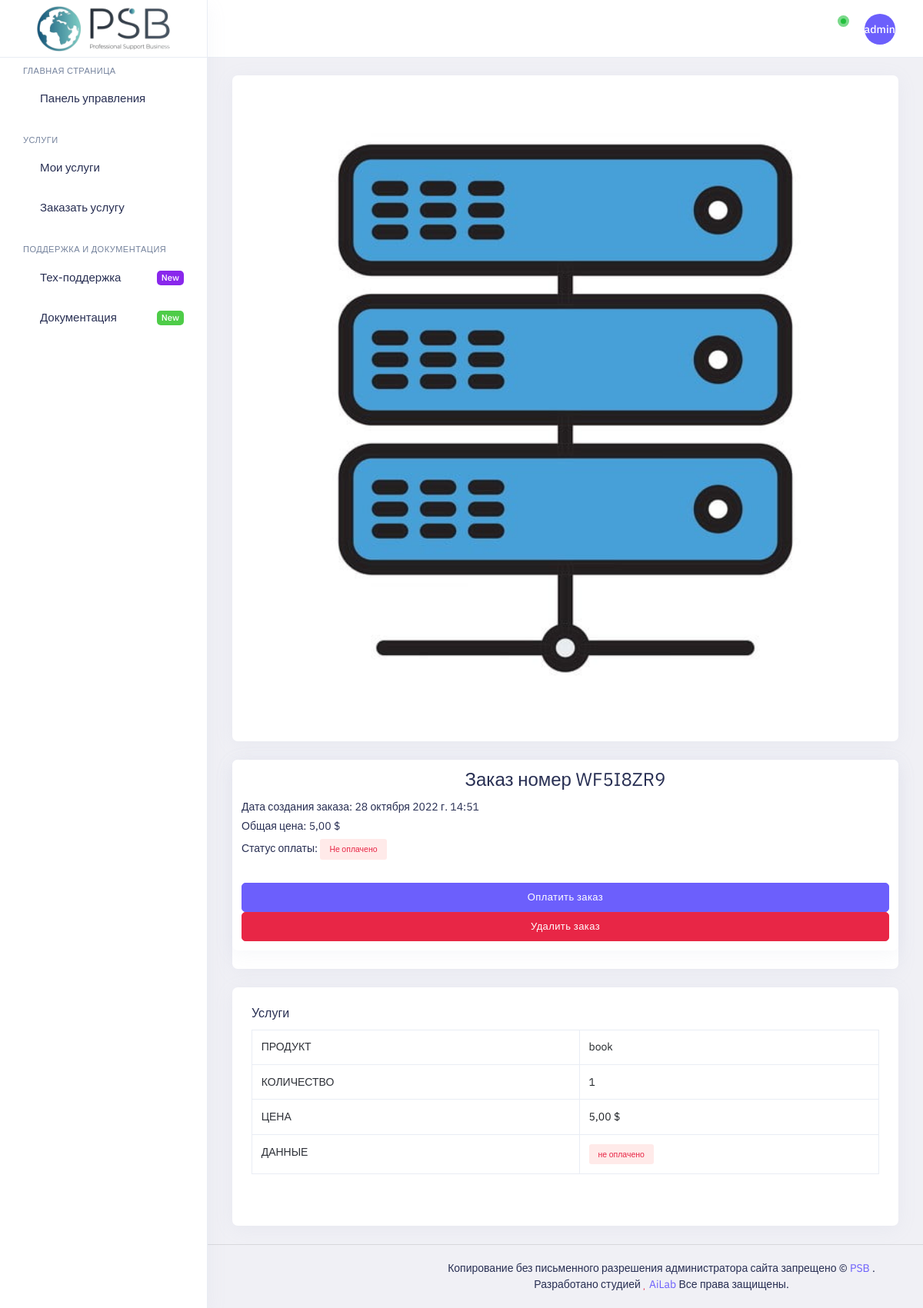
Before: /detail/7 (signed in) with the older database file.
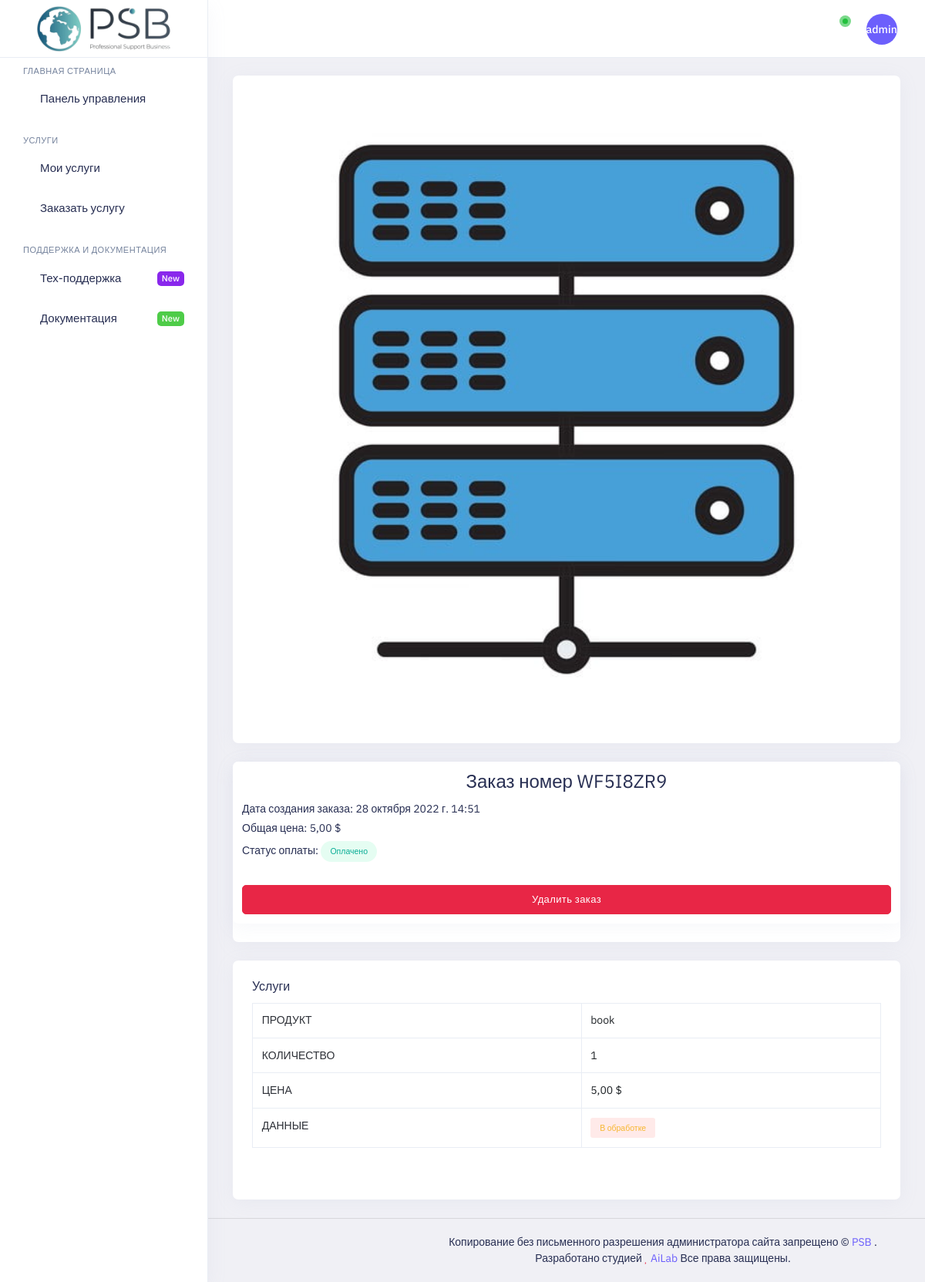
After: the same page with the newer database file.
### payment/models.py (models this page shows, shortened)
class OrderItem(models.Model):
    order = models.ForeignKey(Order, related_name='items', on_delete=models.CASCADE)
    product = models.ForeignKey(Product, related_name='order_items', on_delete=models.CASCADE)
    price = models.DecimalField(max_digits=10, decimal_places=2)
    quantity = models.PositiveIntegerField(default=1)
    text = models.TextField(verbose_name='В ведите текст который получит пользователь при покупки', default="", null=True, blank=True)
    def get_cost(self):
        return self.price * self.quantity

### shop/models.py (models this page shows, shortened)
class Product(models.Model):
    title = models.CharField(verbose_name='Наименование товара', max_length=100)
    configurations = models.TextField(verbose_name='Описание конфигурации')
    price = models.IntegerField(verbose_name='Цена')
    total = models.IntegerField(verbose_name='Старая цена', blank=True)
    count = models.BooleanField(verbose_name='В наличии')
    country = models.ForeignKey(Country, verbose_name="Страна", related_name='country', null=True, on_delete=models.SET_NULL)
    class Meta:
        verbose_name = 'Товары'
        verbose_name_plural = 'Товар'

### shop/views.py (the view)
# urls.py: path('detail/<int:pk>', views.DetailOrder.as_view(), name='detail_order'),
class DetailOrder(LoginRequiredMixin, DetailView):
    login_url = '/accounts/login/'
    model = Order
    context_object_name = 'order'
    template_name = 'pages/orders/detail.html'

### cart/cart.py (called while the page is built)
    def __len__(self):
        return sum(item['quantity'] for item in self.cart.values())

### cart/context_processors.py (called while the page is built)
def cart(request):
    return {'cart': Cart(request)}

### payment/models.py (called while the page is built)
    def get_total_cost(self):
        return sum(item.get_cost() for item in self.items.all())

### templates/pages/orders/detail.html (shortened to what the changed rows need)
{% extends 'layout/index.html' %}
{% block content %}
    <div class="main-content app-content mt-0">
        <div class="side-app">
            <div class="main-container container-fluid">
                <div class="page-header">
                    <h1 class="page-title">Просмотр активной услуги</h1>
                </div>
                {% if order.email == user.email %}
                <div class="row row-sm">
                    <div class="col-xl-8 col-lg-12 col-md-12">
                        <div class="card custom-card">
                            <div class="card border-bottom-0 p-3">
                                <h3 class="text-center">  Заказ номер {{ order.invoice_id }}</h3>
                                <h6>Дата создания заказа: {{ order.created }}</h6>
                                <h6>Общая цена: {{ order.get_total_cost }} $</h6>
                                <h6>Статус оплаты:
                                {% if order.paid %}
                                    <span
                                        class="badge bg-success-transparent rounded-pill text-success p-2 px-3">Оплачено</span>
                                </h6><br>
                                {% else %}
                                   <span
                                        class="badge bg-danger-transparent rounded-roll text-danger p-2 px-3">Не оплачено</span>
                                </h6><br>
                                <a class="btn btn-primary" href="https://pay.cryptocloud.plus/{{ order.invoice_id }}">Оплатить заказ</a>
                                {% endif %}
                                <a class="btn btn-danger" href="/payments/delete?invoice_id={{ order.invoice_id }}">Удалить заказ</a>
                            </div>
                        </div>
                    </div>
                    <div class="col-xl-4 col-lg-12 col-md-12">
                        <div class="card custom-card">
                            <div class="card-body">
                                {% for item in order.items.all %}
                                <div class="">
                                    <div class="row">
                                        <div class="col-xl-12">
                                            <div class="table-responsive">
                                                <table class="table mb-0 table-bordered text-nowrap">
                                                    <tbody>
                                                    <tr>
                                                        <th>Продукт</th>
                                                        <td>{{ item.product.title }}</td>
                                                    </tr>
                                                    <tr>
                                                        <th>Количество</th>
                                                        <td>{{ item.quantity }}</td>
                                                    </tr>
                                                    <tr>
                                                        <th>Цена</th>
                                                        <td>{{ item.price }} $</td>
                                                    </tr>
                                                    <tr>
                                                        <th>Данные</th>
                                                        <td>
                                                          {% if item.text and order.paid %}
                                                          {{ item.text }}
                                                          {% elif not item.text and order.paid %}
                                                           <span class="badge bg-danger-transparent rounded-roll text-warning p-2 px-3">В обработке</span>
                                                          {% else %}
                                                           <span class="badge bg-danger-transparent rounded-roll text-danger p-2 px-3">не оплачено</span>
                                                          {% endif %}
                                                        </td>
                                                    </tr>
                                                    </tbody>
                                                </table>
                                            </div>
                                        </div>
                                    </div>
                                </div>
                                <br><br>
                                {% endfor %}
                            </div>
                        </div>
            </div>
        </div>
    </div>
    {% else %}
    <h2 class="text-center">У вас нет данного заказа</h2>
    {% endif %}
{% endblock %}

Changed rows visible on the page:
changed Order "WF5I8ZR9": paid False → True (drawn)
computed for OrderItem "book": text "не оплачено" → "В обработке"
Other visible differences:
text no longer shown: "Не оплачено Оплатить заказ"
text now shown: "Оплачено"
